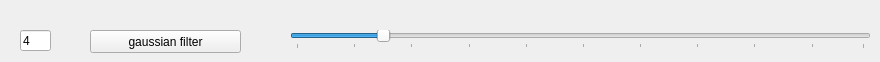
     <widget class="QWidget" name="tab_4">
      <attribute name="title">
       <string>Gaussian Blur</string>
      </attribute>
      <widget class="QPushButton" name="gaussButton">
       <property name="geometry">
        <rect>
         <x>90</x>
         <y>30</y>
         <width>151</width>
         <height>23</height>
        </rect>
       </property>
       <property name="text">
        <string>gaussian filter</string>
       </property>
      </widget>
      <widget class="QLineEdit" name="gaussBox">
       <property name="geometry">
        <rect>
         <x>20</x>
         <y>30</y>
         <width>31</width>
         <height>21</height>
        </rect>
       </property>
       <property name="text">
        <string>4</string>
       </property>
      </widget>
      <widget class="QSlider" name="hSlider_gauss">
       <property name="geometry">
        <rect>
         <x>290</x>
         <y>30</y>
         <width>581</width>
         <height>19</height>
        </rect>
       </property>
       <property name="focusPolicy">
        <enum>Qt::TabFocus</enum>
       </property>
       <property name="accessibleDescription">
        <string/>
       </property>
       <property name="minimum">
        <number>0</number>
       </property>
       <property name="maximum">
        <number>99</number>
       </property>
       <property name="pageStep">
        <number>10</number>
       </property>
       <property name="value">
        <number>15</number>
       </property>
       <property name="sliderPosition">
        <number>15</number>
       </property>
       <property name="orientation">
        <enum>Qt::Horizontal</enum>
       </property>
       <property name="tickPosition">
        <enum>QSlider::TicksBelow</enum>
       </property>
       <property name="tickInterval">
        <number>10</number>
       </property>
      </widget>
     </widget>
